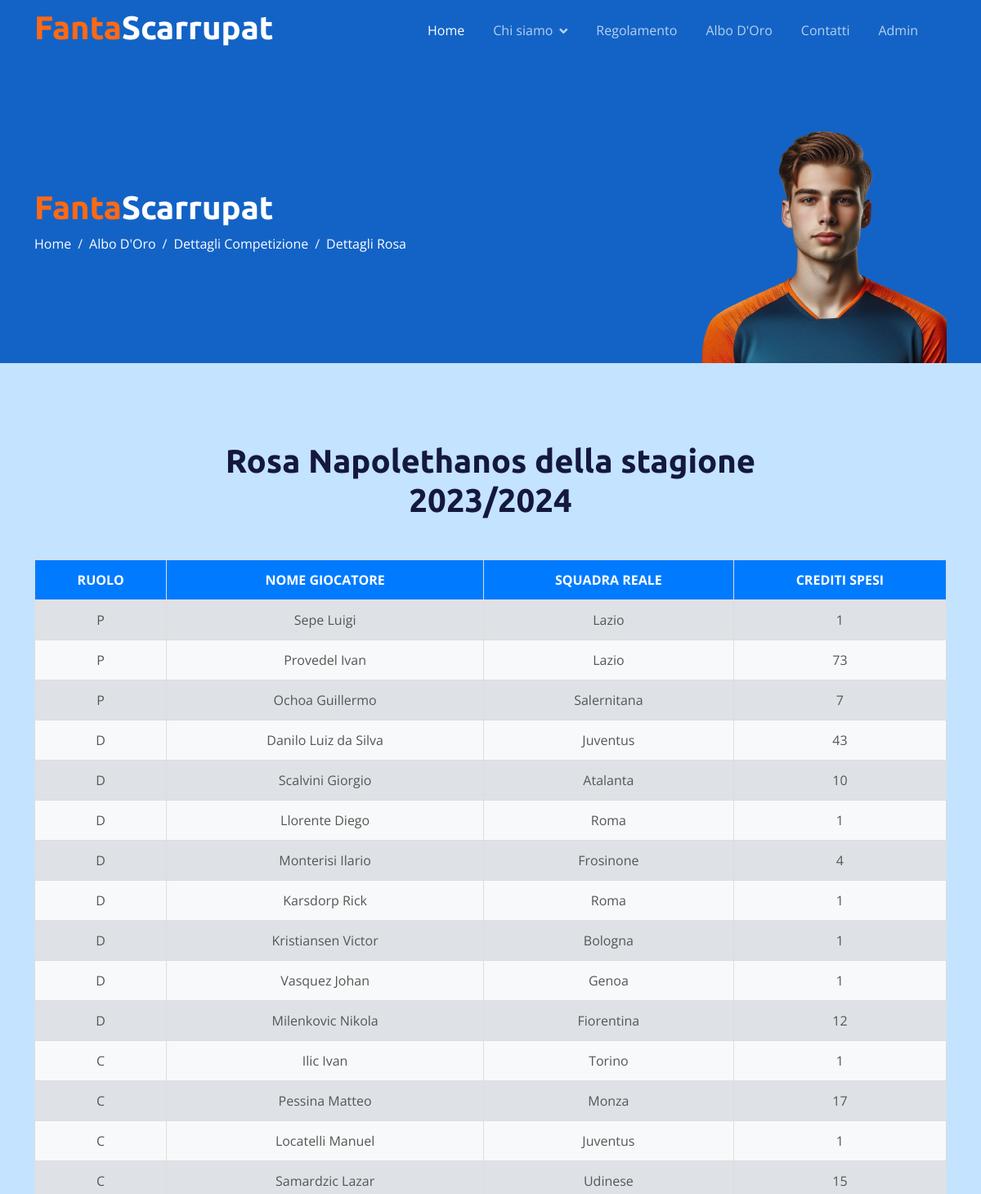
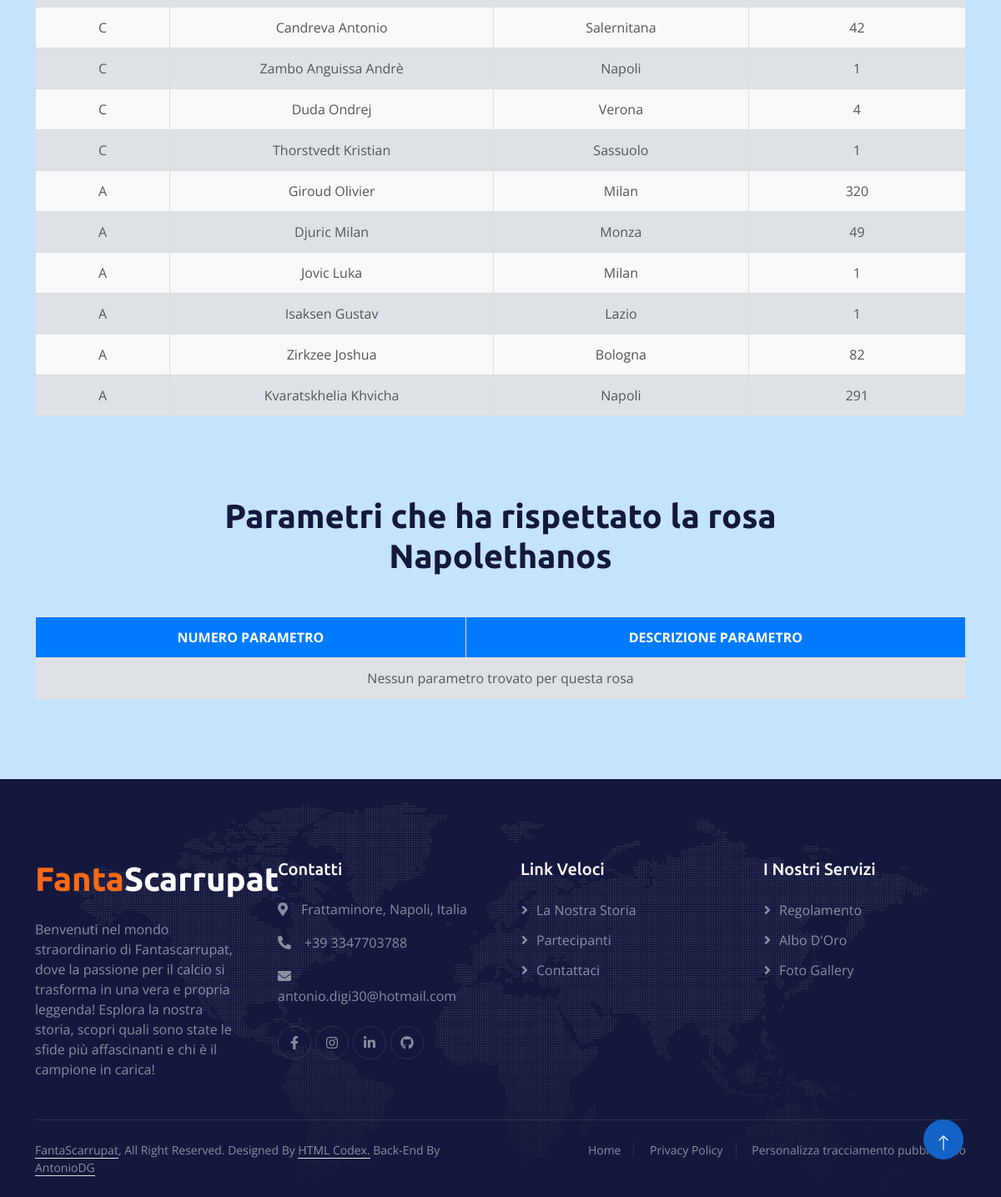
The app's page /dettagliRose.php?nome_fantasquadra=Napolethanos&anno=2024 with its own data (2 pictures, top to bottom).
### tables this page shows
CREATE TABLE IF NOT EXISTS `dettagli_rosa` (
  `id_rosa` int NOT NULL,
  `id_giocatore` int NOT NULL,
  `crediti_pagati` int NOT NULL,
  PRIMARY KEY (`id_rosa`,`id_giocatore`),
  KEY `id_rosa` (`id_rosa`),
  KEY `id_giocatore` (`id_giocatore`)
);

CREATE TABLE IF NOT EXISTS `giocatore` (
  `id_giocatore` int NOT NULL AUTO_INCREMENT,
  `codice_fantacalcio` int NOT NULL,
  `nome_giocatore` varchar(100) NOT NULL,
  `ruolo` varchar(100) NOT NULL,
  `squadra_reale` varchar(100) NOT NULL,
  PRIMARY KEY (`id_giocatore`)
);

### dettagliRose.php (the view, shortened to what this page needs)
<!DOCTYPE html>
<html lang="en">
<head>
    <link href="https://cdnjs.cloudflare.com/ajax/libs/font-awesome/5.10.0/css/all.min.css" rel="stylesheet">
    <link href="https://cdn.jsdelivr.net/npm/bootstrap-icons@1.4.1/font/bootstrap-icons.css" rel="stylesheet">
    <link href="lib/animate/animate.min.css" rel="stylesheet">
    <link href="lib/owlcarousel/assets/owl.carousel.min.css" rel="stylesheet">
    <link href="css/bootstrap.min.css" rel="stylesheet">
    <link href="css/style.css" rel="stylesheet">
    <link href="css/ClassificaCompetizione.css" rel="stylesheet">
</head>
<body>
    <?php
      $nome_fantasquadra = $_GET['nome_fantasquadra'];
      $anno = $_GET['anno'];
      include 'php/contVisual.php';
    ?>
    <div class="container-fluid pt-5 bg-primary hero-header">
        <div class="container pt-5">
            <div class="row g-5 pt-5">
                <div class="col-lg-6 align-self-center text-center text-lg-start mb-lg-5">
                    <h1><span class="text-color1">Fanta</span><span class="text-color2">Scarrupat</span></h1>
                    <nav aria-label="breadcrumb">
                        <ol class="breadcrumb justify-content-center justify-content-lg-start mb-0">
                          <li class="breadcrumb-item"><a class="text-white" href="index.php">Home</a></li>
                          <li class="breadcrumb-item"><a class="text-white" href="alboDOro.php">Albo D'Oro</a></li>
                          <li class="breadcrumb-item"><a class="text-white" href="dettagliCompetizione.php">Dettagli Competizione</a></li>
                          <li class="breadcrumb-item text-white active" aria-current="page">Dettagli Rosa</li>
                        </ol>
                    </nav>
                </div>
                <div class="col-lg-6 align-self-end text-center text-lg-end">
                    <img class="img-fluid" src="img/player_mezzo_busto.png" alt="" style="max-height: 300px;">
                </div>
            </div>
        </div>
    </div>
    <div class="container-fluid destination py-5">
      <div class="container py-5">
        <div class="mx-auto text-center mb-5" style="max-width: 900px;">
          <div class="text-center mx-auto mb-5 wow fadeInUp" data-wow-delay="0.1s" style="max-width: 700px;">
            <h1 class="display-6 mb-5">Rosa <?php echo $nome_fantasquadra, " della stagione ", $anno-1, "/", $anno?></h1>
          </div>
        </div>
        <div class="row">
          <div class="col-md-12">
            <div class="table-responsive">
              <table class="classifica-table">
                <thead>
                <tr>
                  <th>Ruolo</th>
                  <th>Nome Giocatore</th>
                  <th>Squadra Reale</th>
                  <th>Crediti Spesi</th>
                </tr>
                </thead>
                <tbody>
                <?php
                  $query = "SELECT R.nome_fantasquadra, D.crediti_pagati, G.nome_giocatore, G.squadra_reale, G.ruolo
                                  FROM rosa AS R, giocatore AS G, dettagli_rosa AS D
                                  WHERE D.id_giocatore = G.id_giocatore
                                  AND R.id_rosa = D.id_rosa
                                  AND R.nome_fantasquadra = '$nome_fantasquadra'
                                  AND R.anno = '$anno'
                                  ORDER BY G.ruolo DESC";
                  $result = $conn->query($query);
                  if ($result->num_rows > 0) {
                    while ($row = $result->fetch_assoc()) {
                ?>
                      <tr>
                        <td><?php echo $row['ruolo']; ?></td>
                        <td><?php echo $row['nome_giocatore']; ?></td>
                        <td><?php echo $row['squadra_reale']; ?></td>
                        <td><?php echo $row['crediti_pagati']; ?></td>
                      </tr>
                <?php
                    }
                  } else {
                    ?>
                    <tr>
                      <td colspan="4"><?php echo "Nessun giocatore trovato per questa rosa"; ?></td>
                    </tr>
                  <?php                  }
                ?>
                </tbody>
              </table>
            </div>
          </div>
        </div>
      </div>
      <div class="container py-5">
        <div class="mx-auto text-center mb-5" style="max-width: 900px;">
          <div class="text-center mx-auto mb-5 wow fadeInUp" data-wow-delay="0.1s" style="max-width: 700px;">
            <h1 class="display-6 mb-5">Parametri che ha rispettato la rosa <?php echo $nome_fantasquadra?></h1>
          </div>
        </div>
        <div class="row">
          <div class="col-md-12">
            <div class="table-responsive">
              <table class="classifica-table">
                <thead>
                <tr>
                  <th>Numero Parametro</th>
                  <th>Descrizione Parametro</th>
                </tr>
                </thead>
                <tbody>
                <?php
                $query = "SELECT PR.numero_parametro, PR.testo_parametro
                                  FROM parametri_rosa AS PR, parametri_utilizzati AS PU, rosa AS R
                                  WHERE PU.id_parametro = PR.id_parametro
                                  AND PU.id_rosa  = R.id_rosa
                                  AND R.nome_fantasquadra = '$nome_fantasquadra'
                                  AND R.anno = '$anno'";
                $result = $conn->query($query);
                if ($result->num_rows > 0) {
                  while ($row = $result->fetch_assoc()) {
                    ?>
                    <tr>
                      <td><?php echo $row['numero_parametro']; ?></td>
                      <td><?php echo $row['testo_parametro']; ?></td>
                    </tr>
                    <?php
                  }
                } else {
                  ?>
                <tr>
                  <td colspan="2"><?php echo "Nessun parametro trovato per questa rosa"; ?></td>
                </tr>
                <?php
                }
                ?>
                </tbody>
              </table>
            </div>
          </div>
        </div>
      </div>
    </div>
    <a href="#" class="btn btn-lg btn-primary btn-lg-square back-to-top pt-2"><i class="bi bi-arrow-up"></i></a>
</body>
</html>

### css/style.css (style rules this page uses)
:root { --primary: #1363C6; --secondary: #15ACE1; --light: #F4F7FE; --dark: #14183E; }
.text-color1 { color: #FF6914; }
.text-color2 { color: #FFFFFF; }
.back-to-top { position: fixed; display: none; right: 45px; bottom: 45px; z-index: 99; }
h1, h2, h3, .fw-bold { font-weight: 700 !important; }
h4, h5, h6, .fw-medium { font-weight: 500 !important; }
.btn { font-weight: 500; transition: .5s; }
.btn-lg-square { width: 48px; height: 48px; }
.btn-square, .btn-sm-square, .btn-lg-square { padding: 0; display: flex; align-items: center; justify-content: center; font-weight: normal; border-radius: 50px; }
* { box-sizing: border-box; }
.sticky-top { top: -150px; transition: .5s; }
.navbar { padding: 11px 0 !important; height: 75px; }
.navbar .navbar-nav .nav-link { margin-right: 35px; padding: 0; color: rgba(255, 255, 255, .7); outline: none; }
.navbar .navbar-nav .nav-link:hover, .navbar .navbar-nav .nav-link.active { color: rgba(255, 255, 255, 1); }
.navbar .dropdown-toggle::after { border: none; content: "\f107"; font-family: "Font Awesome 5 Free"; font-weight: 900; vertical-align: middle; margin-left: 8px; }
.hero-header { margin-top: -75px; background-size: cover; }
.hero-header .breadcrumb-item+.breadcrumb-item::before { color: var(--light); }
.footer { background: url(../img/footer.png) center center no-repeat; background-size: contain; }
.footer .btn.btn-social { margin-right: 5px; width: 40px; height: 40px; display: flex; align-items: center; justify-content: center; color: rgba(255,255,255,.5); border: 1px solid rgba(256, 256, 256, .1); border-radius: 40px; transition: .3s; }
.footer .btn.btn-link { display: block; margin-bottom: 10px; padding: 0; text-align: left; color: rgba(255,255,255,.5); font-weight: normal; transition: .3s; }
.footer .btn.btn-link::before { position: relative; content: "\f105"; font-family: "Font Awesome 5 Free"; font-weight: 900; margin-right: 10px; }
.footer .copyright { padding: 25px 0; font-size: 14px; border-top: 1px solid rgba(256, 256, 256, .1); }
.footer .copyright a { color: rgba(255,255,255,.5); }
.footer .footer-menu a { margin-right: 15px; padding-right: 15px; border-right: 1px solid rgba(255, 255, 255, .1); }
.footer .footer-menu a:last-child { margin-right: 0; padding-right: 0; border-right: none; }

### css/ClassificaCompetizione.css (style rules this page uses)
.classifica-table { border-collapse: collapse; width: 100%; border: 1px solid #ddd; }
.classifica-table th, .classifica-table td { border: 1px solid #ddd; padding: 12px; text-align: center; }
.classifica-table th { background-color: #007bff; font-weight: bold; color: #ffffff; text-transform: uppercase; }
.classifica-table tbody tr:nth-child(even) { background-color: #f8f9fa; }
.classifica-table tbody tr:nth-child(odd) { background-color: #dee2e6; }
.classifica-table tbody tr { transition: background-color 0.3s; }

### records on screen
dettagli_rosa: id_giocatore.ruolo "P", id_giocatore.nome_giocatore "Sepe Luigi", id_giocatore.squadra_reale "Lazio", crediti_pagati "1"
dettagli_rosa: id_giocatore.ruolo "P", id_giocatore.nome_giocatore "Provedel Ivan", id_giocatore.squadra_reale "Lazio", crediti_pagati "73"
dettagli_rosa: id_giocatore.ruolo "P", id_giocatore.nome_giocatore "Ochoa Guillermo", id_giocatore.squadra_reale "Salernitana", crediti_pagati "7"
dettagli_rosa: id_giocatore.ruolo "D", id_giocatore.nome_giocatore "Danilo Luiz da Silva", id_giocatore.squadra_reale "Juventus", crediti_pagati "43"
dettagli_rosa: id_giocatore.ruolo "D", id_giocatore.nome_giocatore "Scalvini Giorgio", id_giocatore.squadra_reale "Atalanta", crediti_pagati "10"
dettagli_rosa: id_giocatore.ruolo "D", id_giocatore.nome_giocatore "Llorente Diego", id_giocatore.squadra_reale "Roma", crediti_pagati "1"
dettagli_rosa: id_giocatore.ruolo "D", id_giocatore.nome_giocatore "Monterisi Ilario", id_giocatore.squadra_reale "Frosinone", crediti_pagati "4"
dettagli_rosa: id_giocatore.ruolo "D", id_giocatore.nome_giocatore "Karsdorp Rick", id_giocatore.squadra_reale "Roma", crediti_pagati "1"
dettagli_rosa: id_giocatore.ruolo "D", id_giocatore.nome_giocatore "Kristiansen Victor", id_giocatore.squadra_reale "Bologna", crediti_pagati "1"
dettagli_rosa: id_giocatore.ruolo "D", id_giocatore.nome_giocatore "Vasquez Johan", id_giocatore.squadra_reale "Genoa", crediti_pagati "1"
dettagli_rosa: id_giocatore.ruolo "D", id_giocatore.nome_giocatore "Milenkovic Nikola", id_giocatore.squadra_reale "Fiorentina", crediti_pagati "12"
dettagli_rosa: id_giocatore.ruolo "C", id_giocatore.nome_giocatore "Ilic Ivan", id_giocatore.squadra_reale "Torino", crediti_pagati "1"
dettagli_rosa: id_giocatore.ruolo "C", id_giocatore.nome_giocatore "Pessina Matteo", id_giocatore.squadra_reale "Monza", crediti_pagati "17"
dettagli_rosa: id_giocatore.ruolo "C", id_giocatore.nome_giocatore "Locatelli Manuel", id_giocatore.squadra_reale "Juventus", crediti_pagati "1"
dettagli_rosa: id_giocatore.ruolo "C", id_giocatore.nome_giocatore "Samardzic Lazar", id_giocatore.squadra_reale "Udinese", crediti_pagati "15"
dettagli_rosa: id_giocatore.ruolo "C", id_giocatore.nome_giocatore "Candreva Antonio", id_giocatore.squadra_reale "Salernitana", crediti_pagati "42"
dettagli_rosa: id_giocatore.ruolo "C", id_giocatore.nome_giocatore "Zambo Anguissa Andrè", id_giocatore.squadra_reale "Napoli", crediti_pagati "1"
dettagli_rosa: id_giocatore.ruolo "C", id_giocatore.nome_giocatore "Duda Ondrej", id_giocatore.squadra_reale "Verona", crediti_pagati "4"
dettagli_rosa: id_giocatore.ruolo "C", id_giocatore.nome_giocatore "Thorstvedt Kristian", id_giocatore.squadra_reale "Sassuolo", crediti_pagati "1"
dettagli_rosa: id_giocatore.ruolo "A", id_giocatore.nome_giocatore "Giroud Olivier", id_giocatore.squadra_reale "Milan", crediti_pagati "320"
dettagli_rosa: id_giocatore.ruolo "A", id_giocatore.nome_giocatore "Djuric Milan", id_giocatore.squadra_reale "Monza", crediti_pagati "49"
dettagli_rosa: id_giocatore.ruolo "A", id_giocatore.nome_giocatore "Jovic Luka", id_giocatore.squadra_reale "Milan", crediti_pagati "1"
dettagli_rosa: id_giocatore.ruolo "A", id_giocatore.nome_giocatore "Isaksen Gustav", id_giocatore.squadra_reale "Lazio", crediti_pagati "1"
dettagli_rosa: id_giocatore.ruolo "A", id_giocatore.nome_giocatore "Zirkzee Joshua", id_giocatore.squadra_reale "Bologna", crediti_pagati "82"
dettagli_rosa: id_giocatore.ruolo "A", id_giocatore.nome_giocatore "Kvaratskhelia Khvicha", id_giocatore.squadra_reale "Napoli", crediti_pagati "291"

### other values on screen
$nome_fantasquadra "Napolethanos"
$anno-1 "2023"
$anno "2024"
